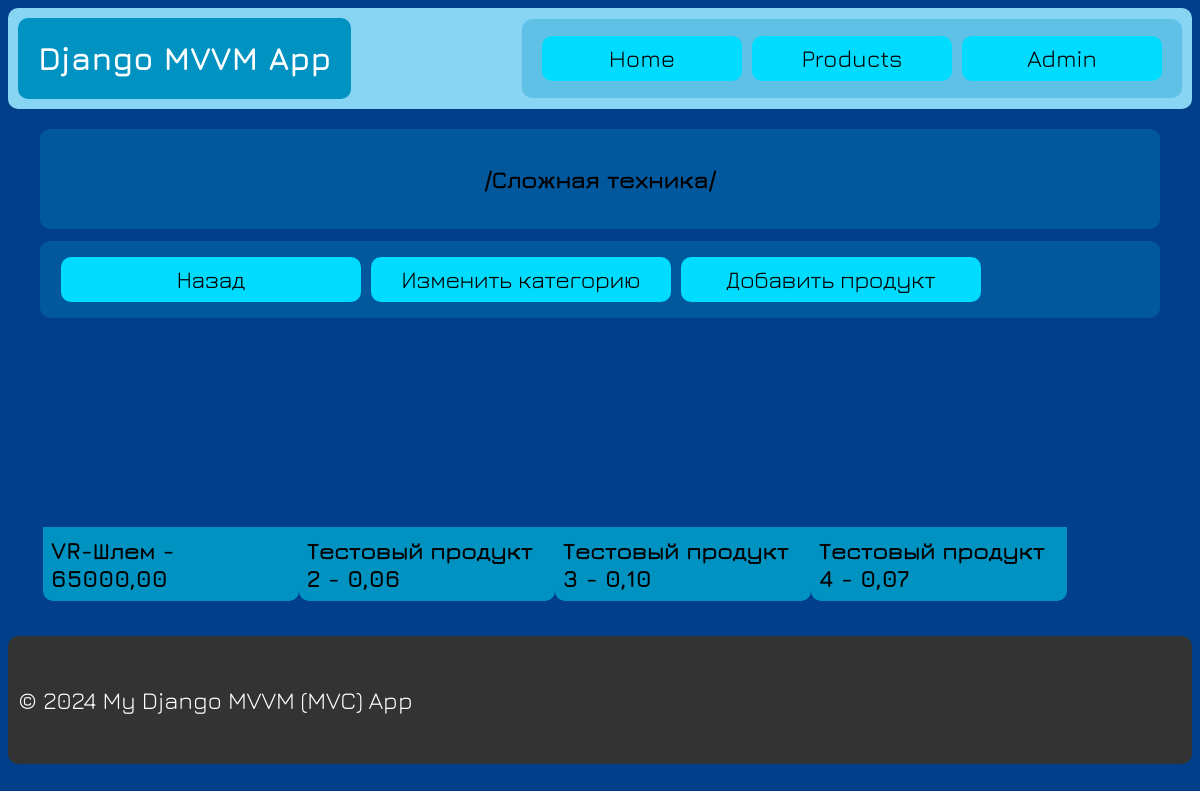
The app's page /categories/2 with its own data.
### AppName/models.py (models this page shows, shortened)
class Product(models.Model):
    name = models.CharField(max_length=100, verbose_name="Название", blank=True)
    category = models.ForeignKey(Category, on_delete=models.CASCADE, verbose_name='Категория')
    price = models.DecimalField(verbose_name="Цена", max_digits=10, decimal_places=2)
    descriptions = models.TextField(verbose_name="Описание", blank=True)
    class Meta:
        verbose_name = "Продукт"
        verbose_name_plural = "Продукты"
    def __str__(self):
        return self.name

class Category(models.Model):
    name = models.CharField(max_length=100, verbose_name="Название", blank=True)
    slug = models.SlugField(verbose_name="Slug", max_length=150)
    class Meta:
        verbose_name = "Категория"
        verbose_name_plural = "Категории"
    def __str__(self):
        return self.name

### AppName/views.py (the view)
# urls.py: path('categories/<int:pk>', ProductsView.as_view(), name='products'),                       # Страница продуктов
class ProductsView(TemplateView):
    template_name = 'products.html'
    def get(self, request, *args, **kwargs):
        self.filters_array = kwargs.get('pk')
        self.initViewModel()
        print(self.products, ' - ', self.filters_array)
        return super().get(request, *args, **kwargs)
    def get_context_data(self, **kwargs):
        self.initViewModel()
        pk = kwargs.get('pk')
        context = super().get_context_data(**kwargs)
        context["products"] = self.products
        try:
            context["product"] = self.products[0]
        except IndexError as e:
            print(e)
        context["pk"] = pk
        return context
    def initViewModel(self):
        self.ProductsVM = ProductsViewModel()
        self.ProductsVM.set_type_filter('category_id')
        if self.filters_array:
            self.ProductsVM.filter_products()
            self.products = self.ProductsVM.get_products(filter_array=self.filters_array)
        else:
            self.products = self.ProductsVM.get_products()

### AppName/viewmodels/products_viewmodel.py (called while the page is built)
    def load_products(self, filter=False, filter_array=None):
        if not filter:
            self.products = Product.objects.all()
        else:
            if self.filter_type == 'category_id' and filter_array:
                self.products = Product.objects.filter(category_id=int(filter_array))
            else:
                self.products = Product.objects.all()

    def get_products(self, filter_array=''):
        if not self.products and not self.filter_products_bool:
            self.load_products()
        elif self.filter_products_bool:
            self.load_products(filter=True, filter_array=filter_array)
        return self.products

    def filter_products(self):
        if self.filter_products_bool:
            self.filter_products_bool = False
        else:
            self.filter_products_bool = True

    def set_type_filter(self, type_filter: str):
        self.filter_type = type_filter

### AppName/templates/products.html (shortened to what this page needs)
{% extends 'base.html' %}
{% load static %}
{% block extra_css %}
<link rel="stylesheet" href="{% static 'css/products.css' %}">
{% endblock %}
{% block content %}
    <div class="block-h2">
        <h2>/{{ product.category }}/</h2>
    </div>
    <div class="block-buttons">
        <a class="button" href="{% url 'categories' %}">Назад</a>
        <a class="button" href="{% url 'change_category' pk=pk %}">Изменить категорию</a>
        <a class="button" href="{% url 'add_product' pk=pk %}">Добавить продукт</a>
    </div>
    <div class="products">
        {% for product in products %}
            <a href="{% url 'card_product' pk=pk pk2=product.pk %}">
                <h3>{{ product.name }} - {{ product.price }}</h3>
            </a>
        {% endfor %}
    </div>
{% endblock %}

### AppName/static/css/base.css (style rules this page uses)
:root { --global-color-element: rgb(0, 147, 194); --global-background-color-element: rgb(1, 63, 139); --global-side-background-color-element: rgba(0, 147, 194, 30%); --header-background-color: #87d5f3; --header-color-button: rgb(0, 220, 255); --header-color-border-button: rgb(0, 220, 255); --header-color-button-hover: rgb(0, 147, 194); --header-color-border-button-hover: rgb(0, 147, 194); --header-color-button-active: rgb(2, 67, 151); --header-color-border-button-active: rgb(2, 67, 151); --footer-background-color: #333; }
body { font-family: "Jura", serif; display: flex; flex-direction: column; background-color: var(--global-background-color-element); }
.button { display: flex; justify-content: center; align-items: center; width: 300px; height: 45px; margin-left: 5px; margin-right: 5px; border-radius: 10px; border: var(--header-color-button); background: var(--header-color-button); text-decoration: none; font-size: 24px; color: black; }
.block-buttons { display: flex; background-color: var(--global-side-background-color-element); padding: 16px; margin: 12px 12px; border-radius: 10px; }
.block-h2 { display: flex; justify-content: center; align-items: center; flex-direction: column; background-color: var(--global-side-background-color-element); padding: 16px; margin: 0 12px; border-radius: 10px; }

### AppName/static/css/products.css (style rules this page uses)
.products { display: grid; grid-template-columns: repeat(7, minmax(256px, 512px)); padding: 5px; }
.products a { display: flex; align-items: end; justify-content: center; color: black; width: 256px; height: 256px; margin: 10px; border-radius: 10px; background-image: url("../img/cataloges_item.jpg"); background-size: 256px; text-decoration: none; font-size: 20px; }
.products a h3 { background-color: var(--header-color-button-hover); padding: 8px; width: 256px; height: 58px; margin: 0; display: flex; align-items: center; border-radius: 0 0 10px 10px; }

### records on screen
Product: category "Сложная техника", name "VR-Шлем", price "65000,00"
Product: name "Тестовый продукт 2", price "0,06"
Product: name "Тестовый продукт 3", price "0,10"
Product: name "Тестовый продукт 4", price "0,07"
